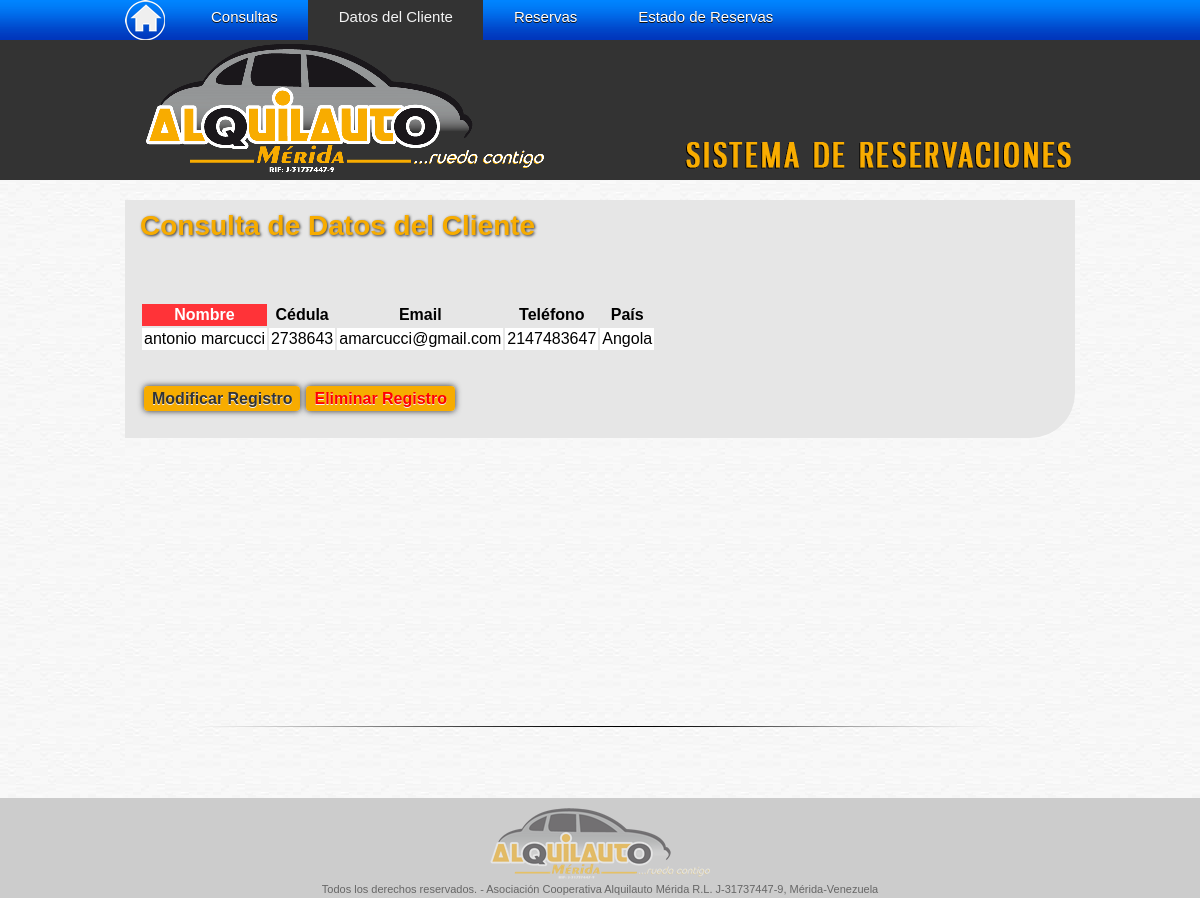
Page /admin/consultas/datoscliente/datoscliente.php?cedula_c=2738643 on the committed database.
### tables this page shows
CREATE TABLE IF NOT EXISTS `cliente` (
  `cedula_c` int(10) NOT NULL,
  `nombre_c` text NOT NULL,
  `email_c` varchar(30) NOT NULL,
  `pais_c` text NOT NULL,
  `telefono_c` int(21) NOT NULL,
  PRIMARY KEY (`cedula_c`)
);

### admin/consultas/datoscliente/datoscliente.php (the view, shortened to what this page needs)
<!DOCTYPE html PUBLIC "-//W3C//DTD XHTML 1.0 Transitional//EN" "http://www.w3.org/TR/xhtml1/DTD/xhtml1-transitional.dtd">
<html xmlns="http://www.w3.org/1999/xhtml">
<head>
<link type="text/css" rel="stylesheet" href="../../../css/estilos.css" media="screen"/>
</head>
<body>
<div id="menu">
  <ul>
  <li><img src="../../../img/home.png" width="40" height="40" style="padding-right:15px;cursor:pointer;" title="Inicio" onclick="location.href='/admin'" /></li>
    <li><a href="../index.php">Consultas</a></li>
    <li><a href="../datoscliente" id="activo">Datos del Cliente</a></li>
    <li><a href="../reservas">Reservas</a></li>
    <li><a href="../e-svehiculos">Estado de Reservas</a></li>
  </ul>
</div>
<div id="fondo"/>
<div id="cabecera">
  <div id="logo">
  	<a href="http://www.alquilauto.com.ve" title="Alquilauto Mérida">
    	<img src="../../../img/logo-alquilauto.png" style="border:none"/>
    </a>
  </div>
</div>
<div id="pagina">
<div class="cont" style="margin-top:20px;">
<h2>Consulta de Datos del Cliente</h2>
  <p>&nbsp;</p>
<?php
include ('../../../conexion.php');
$cedula_c = $_GET['cedula_c'];
global $cedula_c;
$clave= mysqli_query($link,"SELECT * FROM cliente WHERE cedula_c='$cedula_c' ");
if(mysqli_num_rows($clave)==0){
	echo "<script type='text/javascript'>";
	echo "alert('No existe registro del cliente consultado. por favor verifique los datos ingresados e intente nuevamente.');";
	echo "history.back(-1);";
	echo "</script>";
}
else {
		$consulta="SELECT nombre_c,cedula_c,email_c,telefono_c,pais_c FROM cliente WHERE cedula_c='$cedula_c'";
		$resultado= mysqli_query($link,$consulta);
			echo "<table border='0' cellpadding='2'><tr align='center'><th   align='center' bgcolor='#FF3338'><font color='#FFF'>Nombre</font></th><th  align='center' bgcolor='#E6E6E6'>Cédula</th><th   align='center' bgcolor='#E6E6E6'>Email</th><th   align='center' bgcolor='#E6E6E6'>Teléfono</th><th   align='center' bgcolor='#E6E6E6'>País";
while ($fila= mysqli_fetch_row($resultado)){
	echo "<tr align='center'>";
	for($i=0;$i < mysqli_num_fields($resultado);$i++){
		echo "<td  align='center' bgcolor='#FFF'>".$fila[$i]."</td>";
	}
	echo "</tr>";
}
echo "</table>";
echo "<p><table border='0' cellpadding='2'><tr><th><a class='boton' href='modificar.php?cedula_c=$cedula_c'>Modificar Registro</a></th><th><a class='boton' href='javascript:preguntar()' style='color:#ff0000'>Eliminar Registro</a></th></tr></table></p>";
}
?>
</div>
</div>
<div> <img src="../../../img/sepa.png" id="sepa" /> </div>
<div id="pie">
<div id="logo-pie">
</div>
<a name="legal" id="legal">Todos los derechos reservados. - Asociación Cooperativa Alquilauto Mérida R.L. J-31737447-9, Mérida-Venezuela</a></div>
</body>
</html>

### css/estilos.css (style rules this page uses)
body { margin:0; padding:0; background:#fff url(../img/bg.jpg) repeat; font-family:"Trebuchet MS", Arial, Helvetica, sans-serif; overflow-x:hidden; }
a { color:#F7AC00; text-decoration:none; }
h2 { font-size:28px; color: #F7AC00; margin:0; padding-bottom:10px; text-shadow: 1px 1px 3px #333; -moz-text-shadow: 1px 1px 3px #333; -o-text-shadow: 1px 1px 3px #333; -webkit-text-shadow: 1px 1px 3px #333; }
#fondo { margin:0 auto; padding:0; height:140px; width:100%; background:#333; z-index:-10000; }
#cabecera { width:950px; height:140px; margin:0 auto; position:relative; }
#logo { background:no-repeat left top; width:400px; border:none; margin:3px 0 0 5px; position:absolute; height: 130px; }
#menu { width:100%; height:40px; background: url(../img/nav.jpg) repeat-x left top; margin:0 auto; }
#menu ul, li { list-style-type: none; }
#menu ul { margin:0 auto; padding: 0; width:950px; }
#menu li { float:left; position:relative; display:block; }
#menu a { text-decoration: none; color: #fff; text-shadow:0px 1px 0px #111; -moz-text-shadow:0px 1px 0px #111; -o-text-shadow:0px 1px 0px #111; -webkit-text-shadow:0px 1px 0px #111; font-weight: normal; background:#F7AC00 url(../img/sepnav.jpg) no-repeat right top, url(../img/nav.jpg) repeat-x left top; display: block; padding:8px 30px 0 31px; text-align: center; font-size:15px; height:32px; border:none; transition-property:background, color; transition:ease-out 0.4s; transition-delay:0s; -webkit-transition-property:background, color; -webkit-transition:ease-out 0.4s; -webkit-transition-delay:0s; -moz-transition-property:background, color; -moz-transition:ease-out 0.4s; -moz-transition-delay:0s; }
#menu #activo { transition:ease-out 0.4s; background: #333; color:#f4f4f4; text-shadow:none; transition-delay:0s; -webkit-transition-property:background, color; -webkit-transition:ease-out 0.4s; -webkit-transition-delay:0s; -moz-transition-property:background, color; -moz-transition:ease-out 0.4s; -moz-transition-delay:0s; }
#pagina { width:950px; height:595px; top:0; position:relative; margin:0 auto; padding:0; background:#fff url(../img/bg.jpg) repeat; }
.cont { background:#E6E6E6; padding:10px 15px; border-bottom-right-radius:45px; }
.boton { background:#F7AC00; border-radius:4px; cursor:pointer; border:none; padding:4px 8px; color:#333; text-shadow:0px 1px 0px #F2F2F2; -moz-text-shadow:0px 1px 0px #F2F2F2; -o-text-shadow:0px 1px 0px #F2F2F2; -webkit-text-shadow:0px 1px 0px #F2F2F2; box-shadow:0px 0px 6px #333; -moz-box-shadow:0px 0px 6px #333; -o-box-shadow:0px 0px 6px #333; -webkit-box-shadow:0px 0px 6px #333; }
#sepa { width:800px; height:3px; bottom:70px; display:block; position:relative; margin:0 auto; }
#pie { width:100%; height:100px; top:0; position:relative; margin:0 auto; padding:0; background:#ccc; text-align: center; clip: rect(auto,auto,0px,auto); }
#legal { margin:0 auto; text-align: center; position:relative; font-size: 11px; color: #666; top:10px; }
#logo-pie { background:url(../img/logo-pie.png) no-repeat; width:220px; height:75px; margin:0 auto; position:relative; top:10px; opacity:0.5; }

### rows in the picture
cliente: nombre_c "antonio marcucci", cedula_c "2738643", email_c "amarcucci@gmail.com", telefono_c "2147483647", pais_c "Angola"
